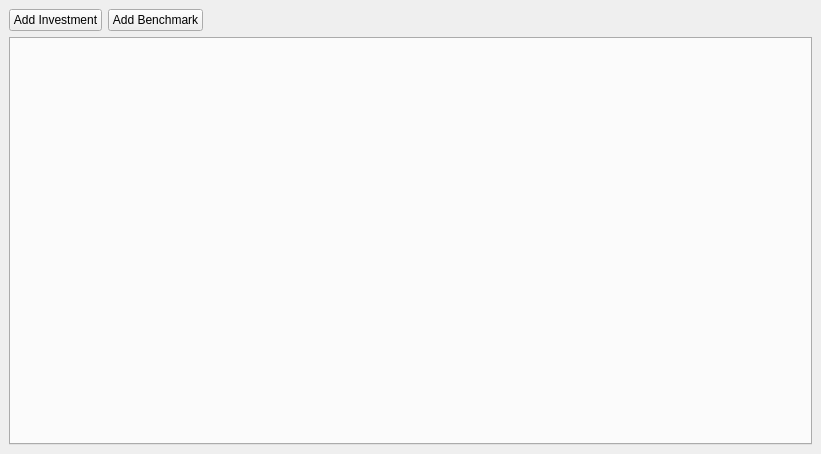
<?xml version="1.0" encoding="UTF-8"?>
<ui version="4.0">
 <class>MainWindow</class>
 <widget class="QMainWindow" name="MainWindow">
  <property name="geometry">
   <rect>
    <x>0</x>
    <y>0</y>
    <width>821</width>
    <height>454</height>
   </rect>
  </property>
  <property name="sizePolicy">
   <sizepolicy hsizetype="Preferred" vsizetype="Preferred">
    <horstretch>0</horstretch>
    <verstretch>0</verstretch>
   </sizepolicy>
  </property>
  <property name="windowTitle">
   <string>ViewProfit</string>
  </property>
  <widget class="QWidget" name="centralwidget">
   <property name="sizePolicy">
    <sizepolicy hsizetype="Preferred" vsizetype="Preferred">
     <horstretch>0</horstretch>
     <verstretch>0</verstretch>
    </sizepolicy>
   </property>
   <layout class="QVBoxLayout" name="verticalLayout">
    <property name="sizeConstraint">
     <enum>QLayout::SetMinimumSize</enum>
    </property>
    <item>
     <layout class="QHBoxLayout" name="horizontalLayout">
      <property name="sizeConstraint">
       <enum>QLayout::SetDefaultConstraint</enum>
      </property>
      <item alignment="Qt::AlignHCenter">
       <widget class="QPushButton" name="button_add_investment">
        <property name="sizePolicy">
         <sizepolicy hsizetype="Fixed" vsizetype="Fixed">
          <horstretch>0</horstretch>
          <verstretch>0</verstretch>
         </sizepolicy>
        </property>
        <property name="text">
         <string>Add Investment</string>
        </property>
       </widget>
      </item>
      <item>
       <widget class="QPushButton" name="button_add_benchmark">
        <property name="sizePolicy">
         <sizepolicy hsizetype="Fixed" vsizetype="Fixed">
          <horstretch>0</horstretch>
          <verstretch>0</verstretch>
         </sizepolicy>
        </property>
        <property name="text">
         <string>Add Benchmark</string>
        </property>
       </widget>
      </item>
      <item>
       <spacer name="horizontalSpacer">
        <property name="orientation">
         <enum>Qt::Horizontal</enum>
        </property>
        <property name="sizeHint" stdset="0">
         <size>
          <width>40</width>
          <height>20</height>
         </size>
        </property>
       </spacer>
      </item>
     </layout>
    </item>
    <item>
     <widget class="QTabWidget" name="tab_widget">
      <property name="sizePolicy">
       <sizepolicy hsizetype="MinimumExpanding" vsizetype="MinimumExpanding">
        <horstretch>0</horstretch>
        <verstretch>0</verstretch>
       </sizepolicy>
      </property>
      <property name="minimumSize">
       <size>
        <width>0</width>
        <height>0</height>
       </size>
      </property>
      <property name="autoFillBackground">
       <bool>true</bool>
      </property>
      <property name="tabPosition">
       <enum>QTabWidget::West</enum>
      </property>
      <property name="currentIndex">
       <number>-1</number>
      </property>
      <property name="tabsClosable">
       <bool>false</bool>
      </property>
      <property name="movable">
       <bool>false</bool>
      </property>
      <property name="tabBarAutoHide">
       <bool>false</bool>
      </property>
     </widget>
    </item>
   </layout>
  </widget>
 </widget>
 <resources/>
 <connections/>
</ui>
